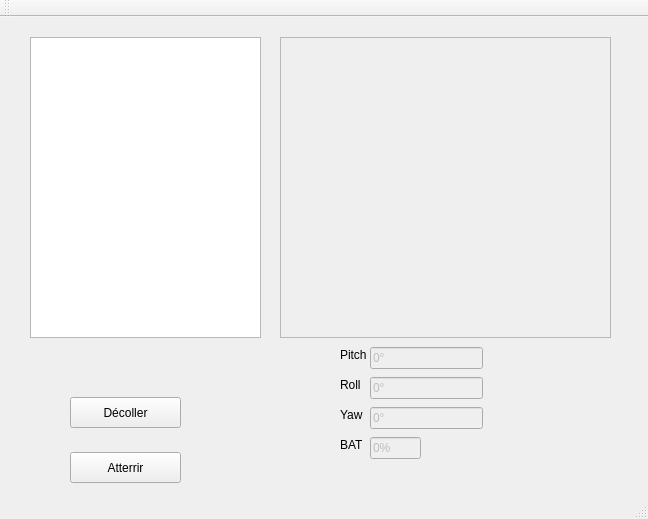
<?xml version="1.0" encoding="UTF-8"?>
<ui version="4.0">
 <class>MainWindow</class>
 <widget class="QMainWindow" name="MainWindow">
  <property name="geometry">
   <rect>
    <x>0</x>
    <y>0</y>
    <width>648</width>
    <height>519</height>
   </rect>
  </property>
  <property name="windowTitle">
   <string>Données de vol</string>
  </property>
  <widget class="QWidget" name="centralWidget">
   <widget class="QTextEdit" name="textEdit_Messages">
    <property name="enabled">
     <bool>true</bool>
    </property>
    <property name="geometry">
     <rect>
      <x>30</x>
      <y>20</y>
      <width>231</width>
      <height>301</height>
     </rect>
    </property>
   </widget>
   <widget class="QPushButton" name="BoutonDecoller">
    <property name="geometry">
     <rect>
      <x>70</x>
      <y>380</y>
      <width>111</width>
      <height>31</height>
     </rect>
    </property>
    <property name="text">
     <string>Décoller</string>
    </property>
   </widget>
   <widget class="QPushButton" name="BoutonAtterrir">
    <property name="geometry">
     <rect>
      <x>70</x>
      <y>435</y>
      <width>111</width>
      <height>31</height>
     </rect>
    </property>
    <property name="text">
     <string>Atterrir</string>
    </property>
   </widget>
   <widget class="QLabel" name="label">
    <property name="geometry">
     <rect>
      <x>340</x>
      <y>330</y>
      <width>31</width>
      <height>16</height>
     </rect>
    </property>
    <property name="text">
     <string>Pitch</string>
    </property>
   </widget>
   <widget class="QLineEdit" name="LineEditPitch">
    <property name="enabled">
     <bool>false</bool>
    </property>
    <property name="geometry">
     <rect>
      <x>370</x>
      <y>330</y>
      <width>113</width>
      <height>22</height>
     </rect>
    </property>
    <property name="text">
     <string>0°</string>
    </property>
   </widget>
   <widget class="QLabel" name="label_2">
    <property name="geometry">
     <rect>
      <x>340</x>
      <y>360</y>
      <width>31</width>
      <height>16</height>
     </rect>
    </property>
    <property name="text">
     <string>Roll</string>
    </property>
   </widget>
   <widget class="QLineEdit" name="LineEditRoll">
    <property name="enabled">
     <bool>false</bool>
    </property>
    <property name="geometry">
     <rect>
      <x>370</x>
      <y>360</y>
      <width>113</width>
      <height>22</height>
     </rect>
    </property>
    <property name="text">
     <string>0°</string>
    </property>
   </widget>
   <widget class="QLabel" name="label_3">
    <property name="geometry">
     <rect>
      <x>340</x>
      <y>390</y>
      <width>31</width>
      <height>16</height>
     </rect>
    </property>
    <property name="text">
     <string>Yaw</string>
    </property>
   </widget>
   <widget class="QLineEdit" name="LineEditYaw">
    <property name="enabled">
     <bool>false</bool>
    </property>
    <property name="geometry">
     <rect>
      <x>370</x>
      <y>390</y>
      <width>113</width>
      <height>22</height>
     </rect>
    </property>
    <property name="text">
     <string>0°</string>
    </property>
   </widget>
   <widget class="QLabel" name="label_4">
    <property name="geometry">
     <rect>
      <x>340</x>
      <y>420</y>
      <width>31</width>
      <height>16</height>
     </rect>
    </property>
    <property name="text">
     <string>BAT</string>
    </property>
   </widget>
   <widget class="QLineEdit" name="LineEditBat">
    <property name="enabled">
     <bool>false</bool>
    </property>
    <property name="geometry">
     <rect>
      <x>370</x>
      <y>420</y>
      <width>51</width>
      <height>22</height>
     </rect>
    </property>
    <property name="text">
     <string>0%</string>
    </property>
   </widget>
   <widget class="qfi_PFD" name="graphicsView">
    <property name="enabled">
     <bool>false</bool>
    </property>
    <property name="geometry">
     <rect>
      <x>280</x>
      <y>20</y>
      <width>331</width>
      <height>301</height>
     </rect>
    </property>
    <property name="verticalScrollBarPolicy">
     <enum>Qt::ScrollBarAlwaysOff</enum>
    </property>
    <property name="horizontalScrollBarPolicy">
     <enum>Qt::ScrollBarAlwaysOff</enum>
    </property>
   </widget>
  </widget>
  <widget class="QMenuBar" name="menuBar">
   <property name="geometry">
    <rect>
     <x>0</x>
     <y>0</y>
     <width>648</width>
     <height>26</height>
    </rect>
   </property>
  </widget>
  <widget class="QToolBar" name="mainToolBar">
   <attribute name="toolBarArea">
    <enum>TopToolBarArea</enum>
   </attribute>
   <attribute name="toolBarBreak">
    <bool>false</bool>
   </attribute>
  </widget>
  <widget class="QStatusBar" name="statusBar"/>
 </widget>
 <layoutdefault spacing="6" margin="11"/>
 <customwidgets>
  <customwidget>
   <class>qfi_PFD</class>
   <extends>QGraphicsView</extends>
   <header>qfi_PFD.h</header>
  </customwidget>
 </customwidgets>
 <resources/>
 <connections/>
</ui>
